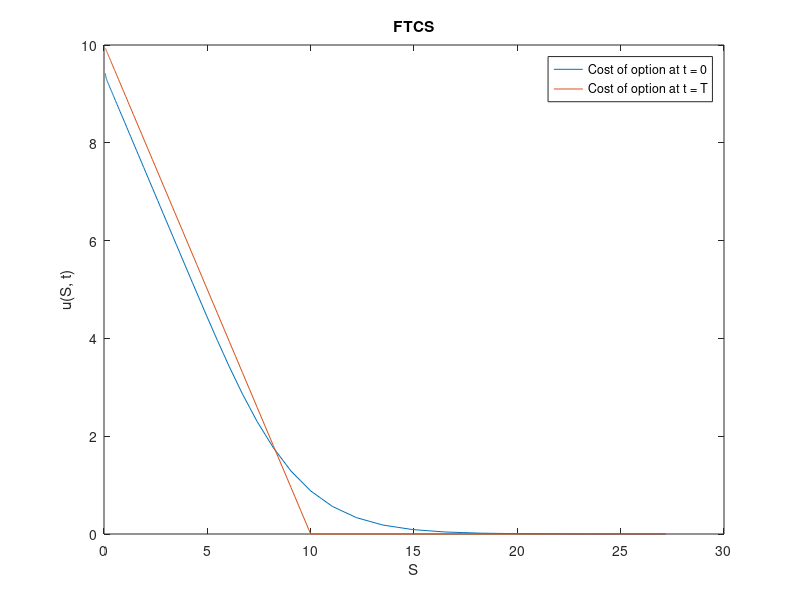
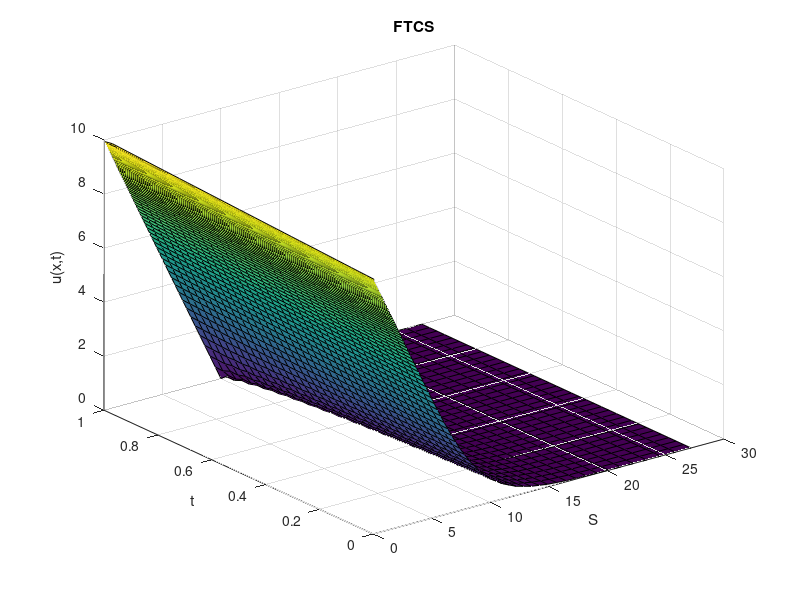
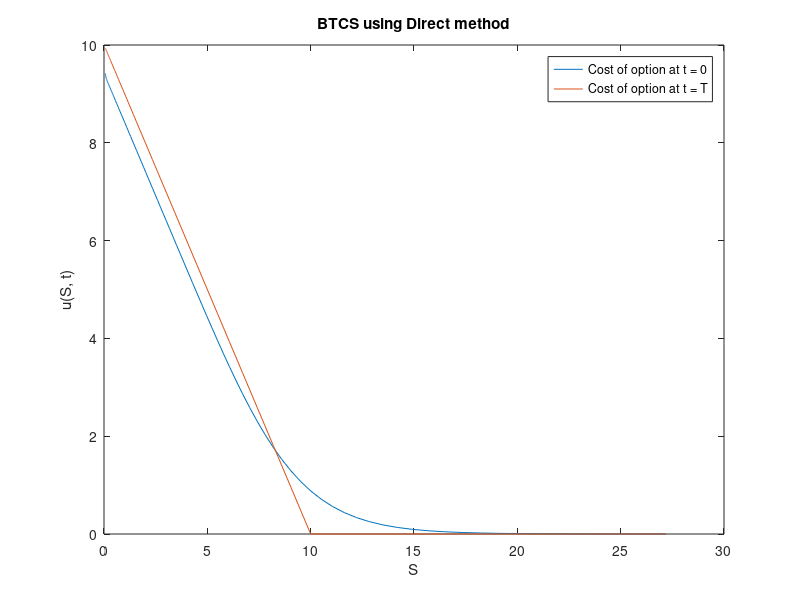
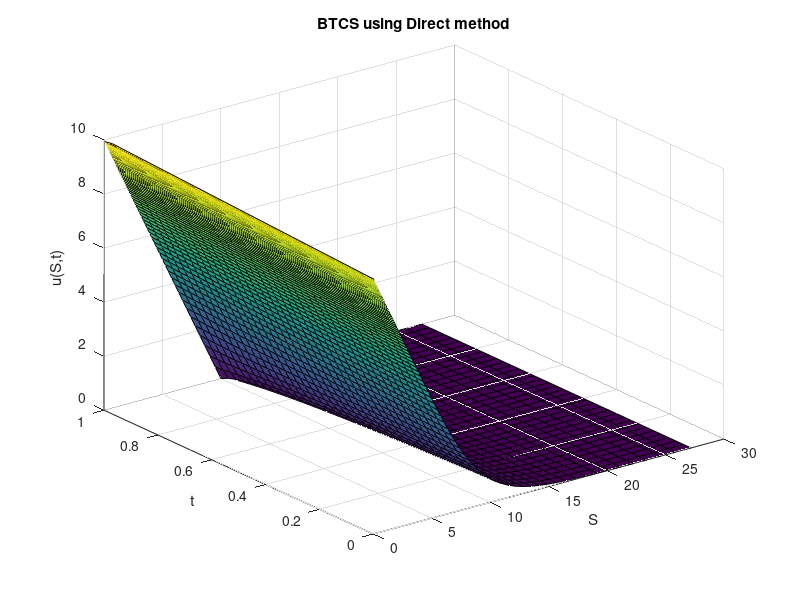

Write the MATLAB code that produced these figures, in order. (Note: this script raises an error after producing the figures.)
function q2
	close all; clear; im_num = 1;
	% Option Parameters
	T = 1;
	K = 10;
	r = 0.06;
	sig = 0.3;
	delta = 0;

	q = 2*r/sig^2;
	qd = 2*(r-delta)/sig^2;

	% Computational Parameters
	x_max = 1;
	x_min = -5;

	h = 0.05;
	k = h^2/2;
	m = (x_max - x_min)/h;
	n = ceil((T*sig^2/2)/k);

	X = x_min:h:x_max;
	Tau = 0:k:T*sig^2/2;

	S = K*exp(X);
	Time = T - 2*Tau/sig^2;

	
	U = FTCS(@fun, @f, @g1, @g2, T*sig^2/2, K, r, sig, delta, q, qd, x_min, x_max, h, k, m, n, X, Tau);
	% length(X), length(U(end, :))
	figure; plot(S, U(end, :)); hold on; plot(S, U(1, :)); hold off;
	legend('Cost of option at t = 0', 'Cost of option at t = T'); xlabel('S'); ylabel('u(S, t)'); title('FTCS');
	saveas(gcf, sprintf('plots/q2_%d.png', im_num)); im_num = im_num + 1;
	figure; surf(S, Time, U); xlabel('S'); ylabel('t'); zlabel('u(x,t)'); title('FTCS');
	saveas(gcf, sprintf('plots/q2_%d.png', im_num)); im_num = im_num + 1;
	
	Methods = ['Direct'; 'GaussS'; 'Jacobi'];%, 'SOR___'];
	for meth = 1:3
		U = BTCS(@fun, @f, @g1, @g2, T, K, r, sig, delta, q, qd, x_min, x_max, h, k, m, n, X, Tau, Methods(meth, :));
		figure; plot(S, U(end, :)); hold on; plot(S, U(1, :)); hold off;
		legend('Cost of option at t = 0', 'Cost of option at t = T'); xlabel('S'); ylabel('u(S, t)'); title(sprintf('BTCS using %s method', Methods(meth, :)));
		saveas(gcf, sprintf('plots/q2_%d.png', im_num)); im_num = im_num + 1;
		figure; surf(S, Time, U); xlabel('S'); ylabel('t'); zlabel('u(S,t)'); title(sprintf('BTCS using %s method', Methods(meth, :)));
		saveas(gcf, sprintf('plots/q2_%d.png', im_num)); im_num = im_num + 1;
	end

	for meth = 1:3
		U = Crank(@fun, @f, @g1, @g2, T, K, r, sig, delta, q, qd, x_min, x_max, h, k, m, n, X, Tau, Methods(meth, :));
		figure; plot(S, U(end, :)); hold on; plot(S, U(1, :)); hold off;
		legend('Cost of option at t = 0', 'Cost of option at t = T'); xlabel('S'); ylabel('u(S, t)'); title(sprintf('Crank-Nicolson using %s method', Methods(meth, :)));
		saveas(gcf, sprintf('plots/q2_%d.png', im_num)); im_num = im_num + 1;
		figure; surf(S, Time, U); xlabel('S'); ylabel('t'); zlabel('u(S,t)'); title(sprintf('Crank-Nicolson using %s method', Methods(meth, :)));
		saveas(gcf, sprintf('plots/q2_%d.png', im_num)); im_num = im_num + 1;
	end
end

function [y] = fun(x, t)
	y = 0;
end

function [y] = f(x, qd)
	temp1 = zeros(size(x));
	temp2 = exp(x*(qd - 1)/2 ) - exp(x*(qd + 1)/2);
	y = max([temp1; temp2]);
end

function [y] = g1(x, t, qd)
	y = exp(x.*(qd - 1)/2 + t.*(qd - 1)^2/4);
end

function [y] = g2(x, t, qd)
	y = 0;
end

function [y] = transform(U, X, Tau, q, qd, K)
	y = zeros(size(U));
	if length(Tau) == 1
		for j = 1:length(X)
			y(j) = U(j) * K * exp(-0.5* (qd-1)*X(j) - (0.25*(qd-1)^2 + q)*Tau);
		end
	else
		for i = 1:length(Tau)
			for j = 1:length(X)
				y(i, j) = U(i, j) * K * exp(-0.5* (qd-1)*X(j) - (0.25*(qd-1)^2 + q)*Tau(i));
			end
		end
	end
end

function [U] = FTCS(fun, f, g1, g2, T, K, r, sig, delta, q, qd, x_min, x_max, h, k, m, n, X, Tau)
	fprintf('\nRunning FTCS\n');
	lamda = k / h^2;
	U = zeros(n+1, m+1);

	U(1:end, 1) = g1(x_min, Tau, qd);
	U(1:end, end) = g2(x_max, Tau, qd);
	U(1, 1:end) = f(X, qd);

	for i = 2:n+1
		for j = 2:m
			U(i, j) = lamda*U(i-1,j-1) + (1-2*lamda)*U(i-1,j) + lamda*U(i-1,j+1);
		end
	end

	U = transform(U, X, Tau, q, qd, K);
end

function [U] = BTCS(fun, f, g1, g2, T, K, r, sig, delta, q, qd, x_min, x_max, h, k, m, n, X, Tau, method)
	fprintf('\nRunning BTCS\n');
	fprintf('Using %s method\n', method);
	lamda = k / h^2;
	U = zeros(n+1, m+1);

	U(1:end, 1) = g1(x_min, Tau, qd);
	U(1:end, end) = g2(x_max, Tau, qd);
	U(1, 1:end) = f(X, qd);

	for i = 2:n+1
		A = zeros(m+1, m+1);
		b = zeros(m+1, 1);

		A(1:m+2:end) = 1 + 2*lamda;
		A(2:m+2:end) = -lamda;
		A(m+2:m+2:end) = -lamda;

		A(1,1) = 1;
		A(1,2) = 0;
		A(m+1,m+1) = 1;
		A(m+1,m) = 0;

		b(2:m) = U(i-1,2:m);
		b(1) = U(i,1);
		b(end) = U(i,end);

		if method == 'Direct'
			U(i,:) = (A\b)';
		elseif method == 'GaussS'
			U(i,:) = gauss_seidel(A,b,1000,1e-5);
		elseif method == 'Jacobi'
			U(i,:) = jacobi(A,b,1000,1e-5);
		else
			''
		end			
			
	end

	U = transform(U, X, Tau, q, qd, K);
end

function [U] = Crank(fun, f, g1, g2, T, K, r, sig, delta, q, qd, x_min, x_max, h, k, m, n, X, Tau, method)
	fprintf('\nRunning Crank Nicolson\n');
	fprintf('Using %s method\n', method);
	lamda = k / h^2;
	U = zeros(n+1, m+1);

	U(1:end, 1) = g1(x_min, Tau, qd);
	U(1:end, end) = g2(x_max, Tau, qd);
	U(1, 1:end) = f(X, qd);

	for i = 2:n+1
		A = zeros(m+1, m+1);
		b = zeros(m+1, 1);

		A(1:m+2:end) = 1 + lamda;
		A(2:m+2:end) = -lamda/2;
		A(m+2:m+2:end) = -lamda/2;

		A(1,1) = 1;
		A(1,2) = 0;
		A(m+1,m+1) = 1;
		A(m+1,m) = 0;

		b(2:m) = U(i-1,1:m-1)*lamda/2 + (1-lamda)*U(i-1,2:m) + U(i-1,3:m+1)*lamda/2;
		b(1) = U(i,1);
		b(end) = U(i,end);

		if method == 'Direct'
			U(i,:) = (A\b)';
		elseif method == 'GaussS'
			U(i,:) = gauss_seidel(A,b,1000,1e-5);
		elseif method == 'Jacobi'
			U(i,:) = jacobi(A,b,1000,1e-5);
		else
			''
		end	
	end

	U = transform(U, X, Tau, q, qd, K);
end